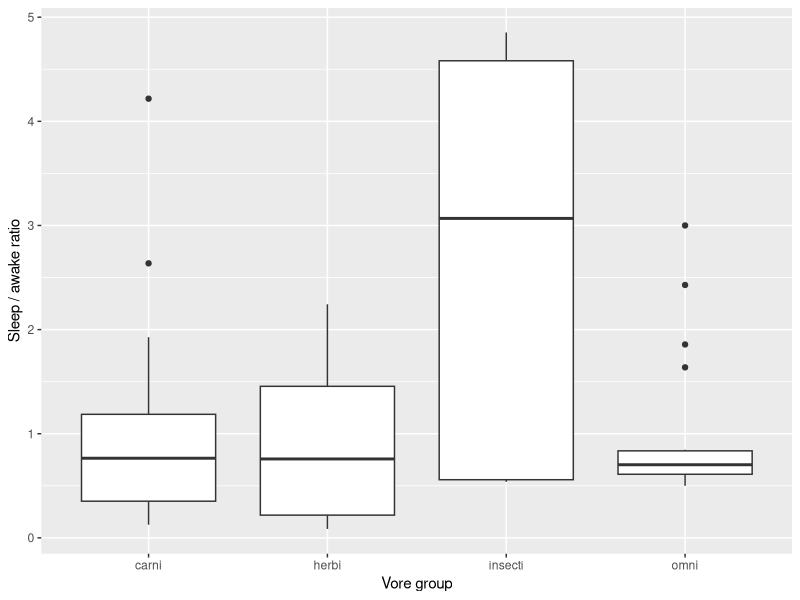
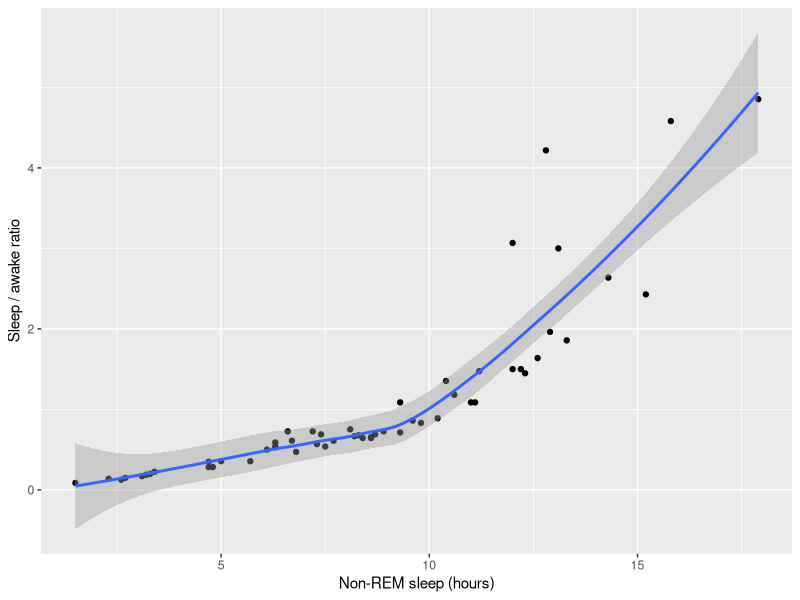

Recreate these plots in R, in order.
# %%

library(ggplot2)

library(dplyr)



# View a descriptive summary for this dataset using function summary().

summary(msleep)



# Question 1: Create a new dataframe named as “df2”, which includes all variables in the msleep dataset excluding “name” and “genus”, for mammals with vore not being “NA”.



df2 <- msleep %>% filter(!is.na(vore)) %>% select(-name, -genus)



# Question 2: Add the following two new variables to the dataframe “df2”: “non_rem”, which is obtained by subtracting rem sleep time from total sleep time, “sleep_awake_ratio”, which is the ratio of sleep_total to awake.



df2 <- mutate(df2, non_rem = sleep_total - sleep_rem, sleep_awake_ratio = sleep_total / awake)



# Print the data to the console

df2



# Question 3: Find summary statistics, including the number of mammals, average of non_rem and average of sleep_awake_ratio over different vore groups. Based on the results you obtained, add a brief comment in the code using "#" on the comparison between vore groups

summary_data <- group_by(df2, vore) %>% summarise(n_mammals = n(), avg_non_rem = mean(non_rem, na.rm = TRUE), avg_sleep_awake_ratio = mean(sleep_awake_ratio, na.rm = TRUE))



# Print the data

summary_data



# Comment: The most common vore in the data set is herbivore (32), followed by omnivores (20), carnivores (19), and finally insectivores (5). 

# Omnivores and insectivores generally show higher average non_rem sleep (9.09 hours for omnivores and 13 hours for insectivores) than the other vores (7.37 hours for carnivores, 7.78 hours for herbivores). 

# For avg_sleep_awake_ratio, insectivores have the highest ratio (2.72), followed by carnivores (1.05). The two lowest avg_sleep_awake_ratio values come from herbivores (0.861) and omnivores (0.980).



# Question 4: Use an appropriate plot to compare the distributions of sleep_awake_ratio for different vore groups of mammals. Add a brief comment in the code using "#" to describe how the distribution of sleep_awake_ratio varies across different vore groups



ggplot(df2, aes(x = vore, y = sleep_awake_ratio)) + geom_boxplot() + labs(x = "Vore group", y = "Sleep / awake ratio")



# Comment: Insectivores show the greatest variability in sleep_awake_ratio amongst the vore groups, followed by herbivores (2nd most variability), and carnivores come in 3rd place for most variability.

# The vore group with least variability in sleep_awake_ratio is the omnivore group.



# Question 5: Use an appropriate plot to visualize the relationship between sleep_awake_ratio and non_rem. Include a comment in the code using "#" to describe the relationship observed in the plot.



ggplot(df2, aes(x = non_rem, y = sleep_awake_ratio)) + geom_point() + geom_smooth() + labs(x = "Non-REM sleep (hours)", y = "Sleep / awake ratio")



# Comment: There is a clear positive relationship. Mammals with higher non_rem sleep tend to have a higher sleep_awake_ratio.
